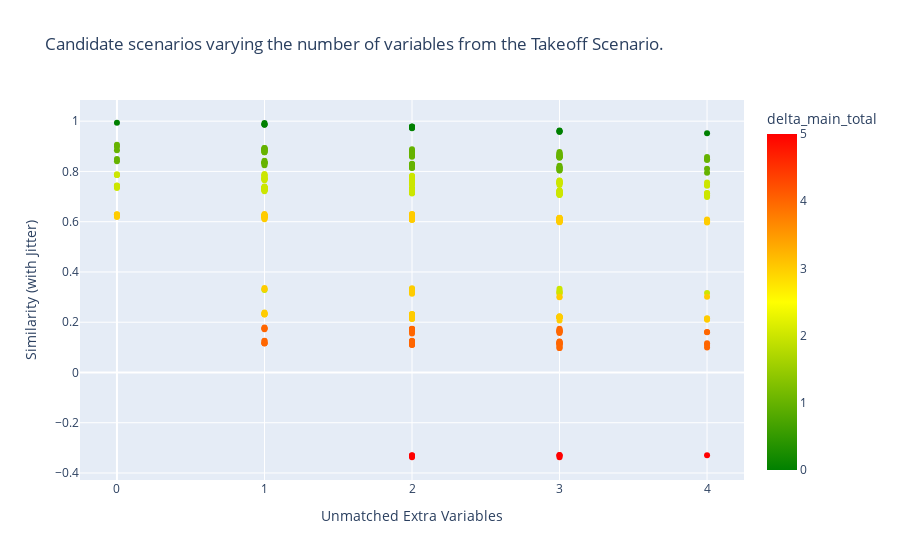

Notebook cell for this chart:
### Code cell
import plotly.express as px
import numpy as np

# Criando um jitter nos valores de 'Scenario Similarity' para espalhar os pontos
df['Scenario Similarity Jitter'] = df['Scenario Similarity'] + np.random.normal(0, 0.005, size=len(df))

# Criando o scatter plot com jitter
fig = px.scatter(
    df,
    x='Count_Extra_Var',
    y='Scenario Similarity Jitter',  # Usando a coluna com jitter
    color='delta_main_total',
    title='Candidate scenarios varying the number of variables from the Takeoff Scenario.',
    labels={
        'Count_Extra_Var': 'Unmatched Extra Variables',
        'Scenario Similarity Jitter': 'Similarity (with Jitter)'
    },
    hover_data=['Count_Extra_Var'],
    color_continuous_scale=['green', 'yellow', 'red']
)

# Ajusta a posição do texto
fig.update_traces(textposition='top center')

# Ajusta os eixos para exibir apenas valores existentes
fig.update_xaxes(
    tickmode='array',
    tickvals=df['Count_Extra_Var'].unique()
)
fig.update_yaxes(
    tickmode='auto'
)

# Exibindo o gráfico
fig.show()

### Figure 1 — Plotly figure (JSON) as saved in the notebook; plotly's stock layout.template omitted (floating-point values rounded to 4 significant figures; data arrays with more than 128 entries replaced by an {"elided": "..."} marker saying what was removed)
{"data": [{"hovertemplate": "Unmatched Extra Variables=%{x}<br>Similarity (with Jitter)=%{y}<br>delta_main_total=%{marker.color}<extra></extra>", "legendgroup": "", "marker": {"color": {"elided": "465 int values"}, "coloraxis": "coloraxis", "symbol": "circle"}, "mode": "markers", "name": "", "orientation": "v", "showlegend": false, "textposition": "top center", "type": "scatter", "x": {"elided": "465 int values"}, "xaxis": "x", "y": {"elided": "465 float values"}, "yaxis": "y"}], "layout": {"coloraxis": {"colorbar": {"title": {"text": "delta_main_total"}}, "colorscale": [[0, "green"], [0.5, "yellow"], [1, "red"]]}, "legend": {"tracegroupgap": 0}, "title": {"text": "Candidate scenarios varying the number of variables from the Takeoff Scenario."}, "xaxis": {"anchor": "y", "domain": [0, 1], "tickmode": "array", "tickvals": [0, 1, 2, 3, 4], "title": {"text": "Unmatched Extra Variables"}}, "yaxis": {"anchor": "x", "domain": [0, 1], "tickmode": "auto", "title": {"text": "Similarity (with Jitter)"}}}}
